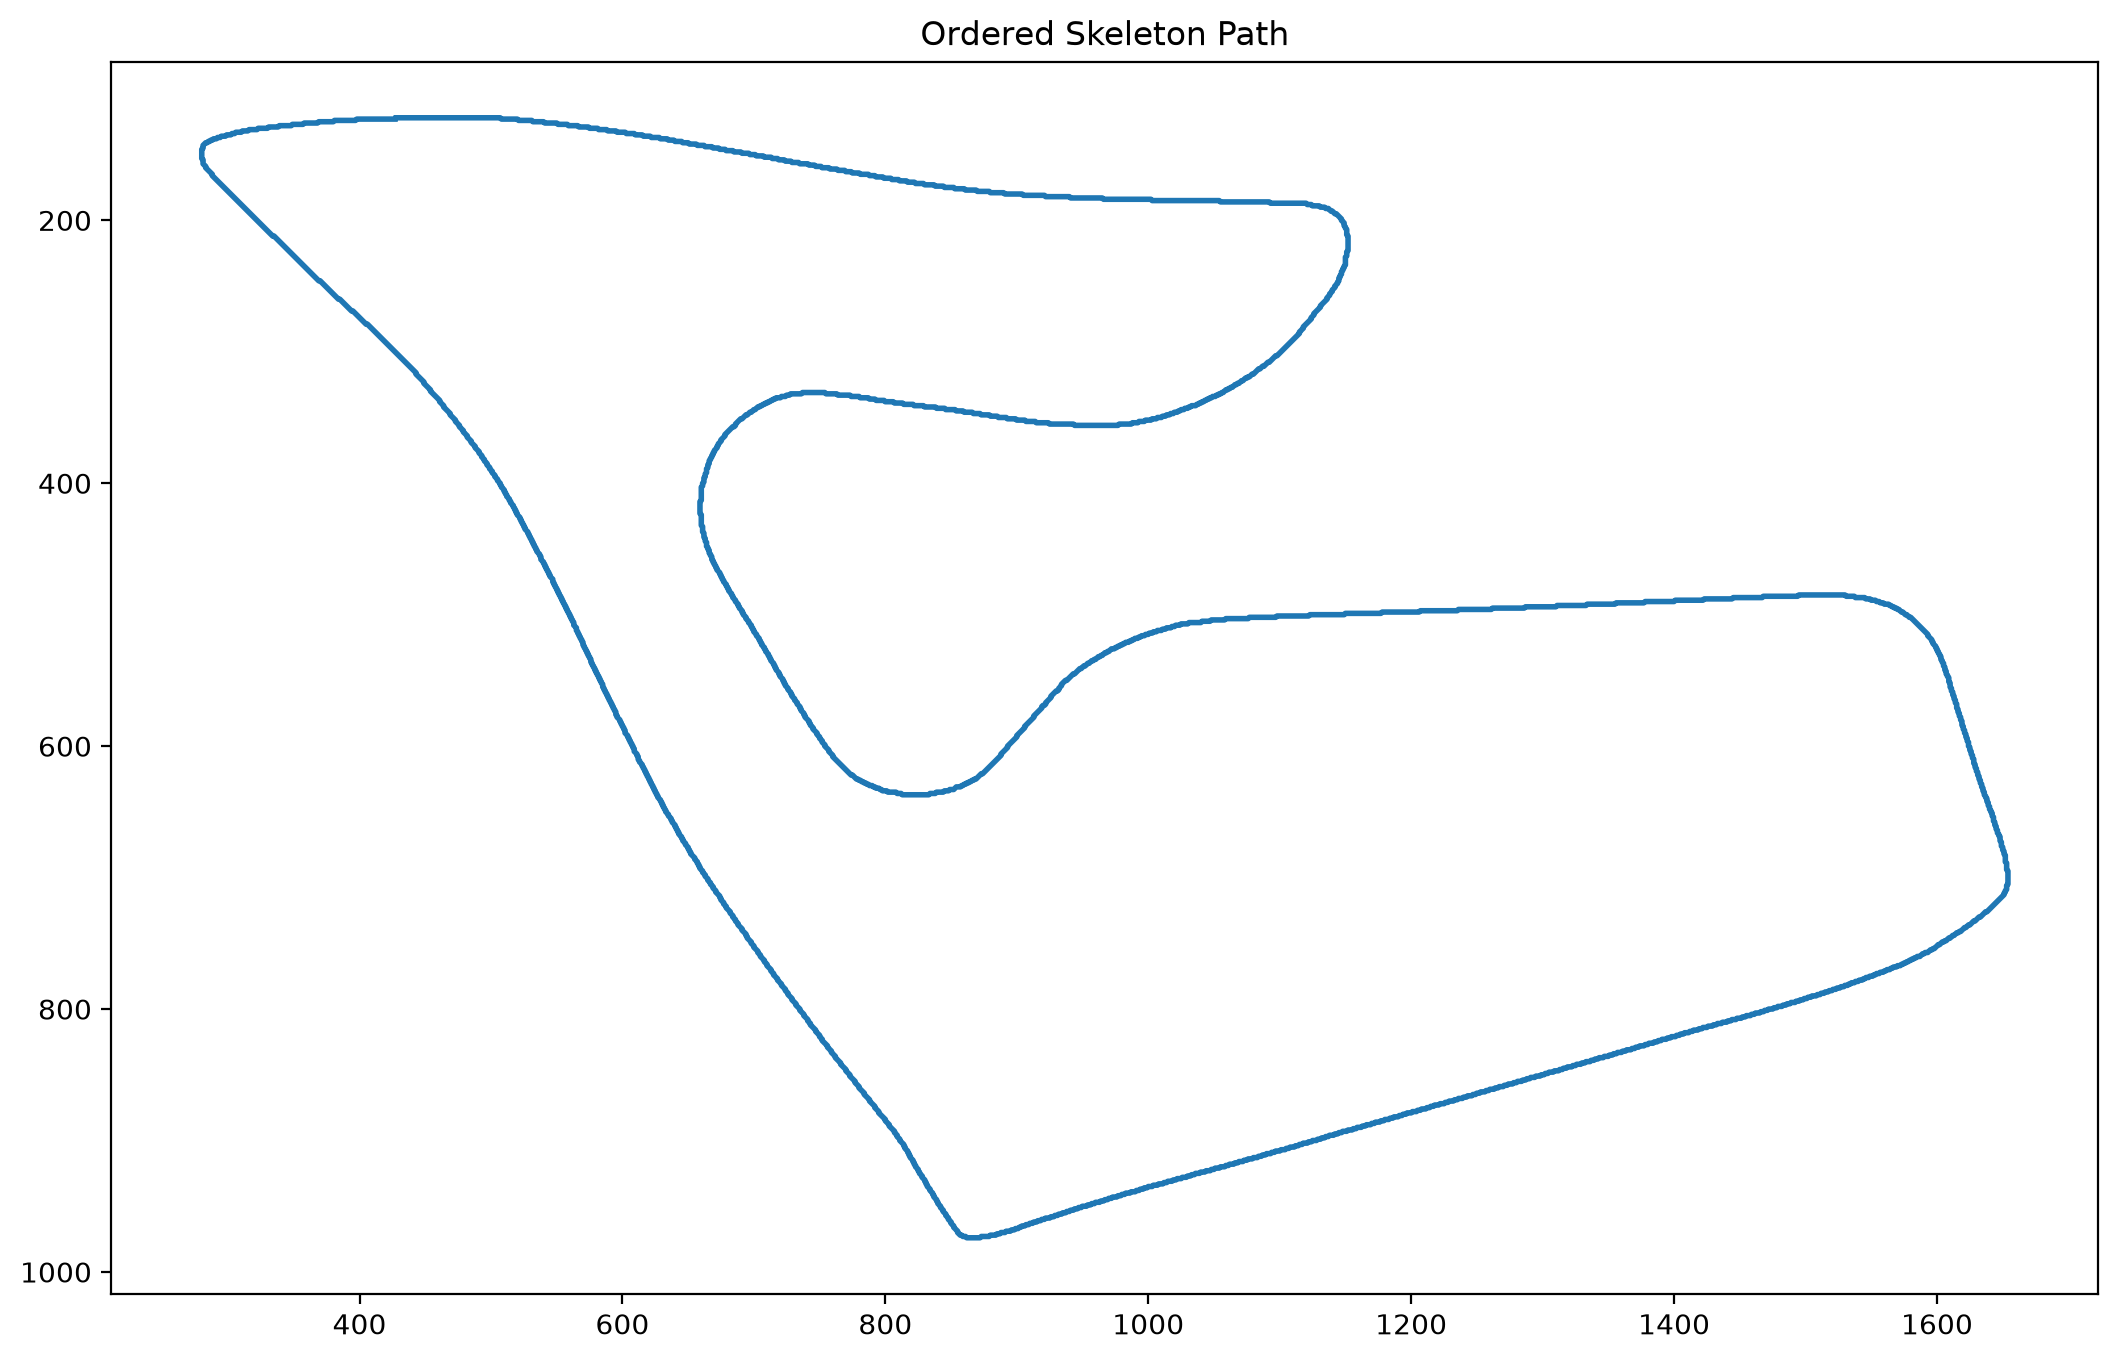

Python code for this plot:
from pathlib import Path
from svgpathtools import svg2paths

import numpy as np
import matplotlib.pyplot as plt

from PIL import Image, ImageDraw
from skimage.morphology import skeletonize
from scipy.spatial import KDTree

SVG = Path(
r"E:\Project_Shiftwright\external\racing-track-maps-vector\from-iracing\Road\spielberg\403-spielberg-gp\active.svg"
)

paths,_ = svg2paths(
    str(SVG)
)

path = paths[0]

N = 12000

polygon = []

for i in range(N):

    p = path.point(
        i/(N-1)
    )

    polygon.append(
        (
            p.real,
            p.imag
        )
    )

img = Image.new(
    "L",
    (1920,1080),
    0
)

draw = ImageDraw.Draw(
    img
)

draw.polygon(
    polygon,
    fill=255
)

binary = (
    np.array(img)
    > 0
)

skeleton = skeletonize(
    binary
)

ys,xs = np.where(
    skeleton
)

points = np.column_stack(
    (
        xs,
        ys
    )
)

tree = KDTree(
    points
)

remaining = set(
    range(len(points))
)

current = 0

ordered = [current]

remaining.remove(
    current
)

while remaining:

    dists, idxs = tree.query(
        points[current],
        k=20
    )

    next_idx = None

    for idx in idxs:

        if idx in remaining:

            next_idx = idx
            break

    if next_idx is None:
        break

    ordered.append(
        next_idx
    )

    remaining.remove(
        next_idx
    )

    current = next_idx

ordered_pts = points[
    ordered
]

plt.figure(
    figsize=(14,8)
)

plt.plot(
    ordered_pts[:,0],
    ordered_pts[:,1],
    linewidth=2
)

plt.gca().invert_yaxis()

plt.gca().set_aspect(
    "equal"
)

plt.title(
    "Ordered Skeleton Path"
)

plt.savefig(
    "experiments/spielberg_ordered_skeleton.png",
    dpi=200,
    bbox_inches="tight"
)

np.savetxt(
    "experiments/spielberg_ordered_skeleton.csv",
    ordered_pts,
    delimiter=","
)

print()
print(
    "Saved:"
)

print(
    "experiments/spielberg_ordered_skeleton.png"
)

print(
    "experiments/spielberg_ordered_skeleton.csv"
)
